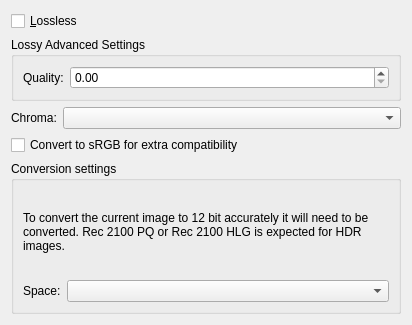
<?xml version="1.0" encoding="UTF-8"?>
<ui version="4.0">
 <author>
    SPDX-FileCopyrightText: none
    SPDX-License-Identifier: GPL-3.0-or-later
  </author>
 <class>WdgHeifExport</class>
 <widget class="QWidget" name="WdgHeifExport">
  <property name="geometry">
   <rect>
    <x>0</x>
    <y>0</y>
    <width>412</width>
    <height>319</height>
   </rect>
  </property>
  <layout class="QFormLayout" name="formLayout_2">
   <item row="1" column="0" colspan="2">
    <widget class="QGroupBox" name="lossySettings">
     <property name="title">
      <string>Lossy Advanced Settings</string>
     </property>
     <layout class="QFormLayout" name="formLayout">
      <item row="0" column="0">
       <widget class="QLabel" name="qualityLabel">
        <property name="text">
         <string>Quality:</string>
        </property>
       </widget>
      </item>
      <item row="0" column="1">
       <widget class="KisDoubleSliderSpinBox" name="sliderQuality">
        <property name="sizePolicy">
         <sizepolicy hsizetype="MinimumExpanding" vsizetype="Preferred">
          <horstretch>0</horstretch>
          <verstretch>0</verstretch>
         </sizepolicy>
        </property>
       </widget>
      </item>
     </layout>
    </widget>
   </item>
   <item row="2" column="0">
    <widget class="QLabel" name="label">
     <property name="text">
      <string>Chroma:</string>
     </property>
    </widget>
   </item>
   <item row="2" column="1">
    <widget class="QComboBox" name="cmbChroma"/>
   </item>
   <item row="4" column="0" colspan="2">
    <widget class="QGroupBox" name="conversionSettings">
     <property name="title">
      <string>Conversion settings</string>
     </property>
     <layout class="QFormLayout" name="formLayout_3">
      <item row="0" column="0" colspan="2">
       <widget class="QLabel" name="explanationLabel">
        <property name="sizePolicy">
         <sizepolicy hsizetype="Preferred" vsizetype="MinimumExpanding">
          <horstretch>0</horstretch>
          <verstretch>0</verstretch>
         </sizepolicy>
        </property>
        <property name="text">
         <string>&lt;html&gt;&lt;head/&gt;&lt;body&gt;&lt;p&gt;To convert the current image to 12 bit accurately it will need to be converted. Rec 2100 PQ or Rec 2100 HLG is expected for HDR images.&lt;/p&gt;&lt;/body&gt;&lt;/html&gt;</string>
        </property>
        <property name="wordWrap">
         <bool>true</bool>
        </property>
       </widget>
      </item>
      <item row="1" column="0">
       <widget class="QLabel" name="spaceLabel">
        <property name="text">
         <string>Space:</string>
        </property>
       </widget>
      </item>
      <item row="1" column="1">
       <widget class="QComboBox" name="cmbConversionPolicy"/>
      </item>
     </layout>
    </widget>
   </item>
   <item row="0" column="0" colspan="2">
    <widget class="QCheckBox" name="chkLossless">
     <property name="sizePolicy">
      <sizepolicy hsizetype="MinimumExpanding" vsizetype="Minimum">
       <horstretch>0</horstretch>
       <verstretch>0</verstretch>
      </sizepolicy>
     </property>
     <property name="toolTip">
      <string>This option will merge all layers. It is advisable to check this option, otherwise other applications might not be able to read your file correctly.</string>
     </property>
     <property name="text">
      <string>&amp;Lossless</string>
     </property>
     <property name="checked">
      <bool>false</bool>
     </property>
    </widget>
   </item>
   <item row="3" column="0" colspan="2">
    <widget class="QCheckBox" name="chkMonochromesRGB">
     <property name="toolTip">
      <string>&lt;html&gt;&lt;head/&gt;&lt;body&gt;&lt;p&gt;Not all encoders for AV1 and by extension avif support saving to monochrome and use a YCbCr fallback. Krita will be able to open these files just fine, but not all programs do. Converting to sRGB first before saving solves this at the cost of larger file size.&lt;/p&gt;&lt;/body&gt;&lt;/html&gt;</string>
     </property>
     <property name="text">
      <string>Convert to sRGB for extra compatibility</string>
     </property>
    </widget>
   </item>
  </layout>
 </widget>
 <customwidgets>
  <customwidget>
   <class>KisDoubleSliderSpinBox</class>
   <extends>QDoubleSpinBox</extends>
   <header>kis_slider_spin_box.h</header>
   <container>1</container>
  </customwidget>
 </customwidgets>
 <resources/>
 <connections/>
</ui>
